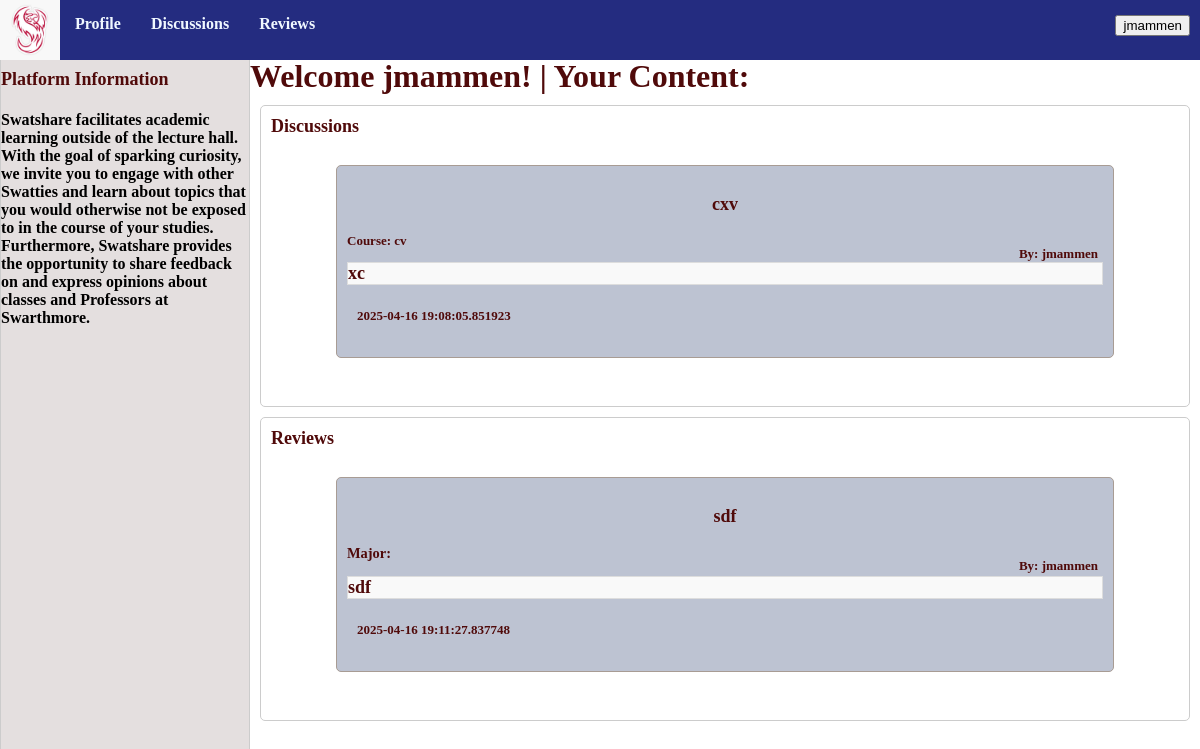
The page /home (signed in) on the database as committed earlier.
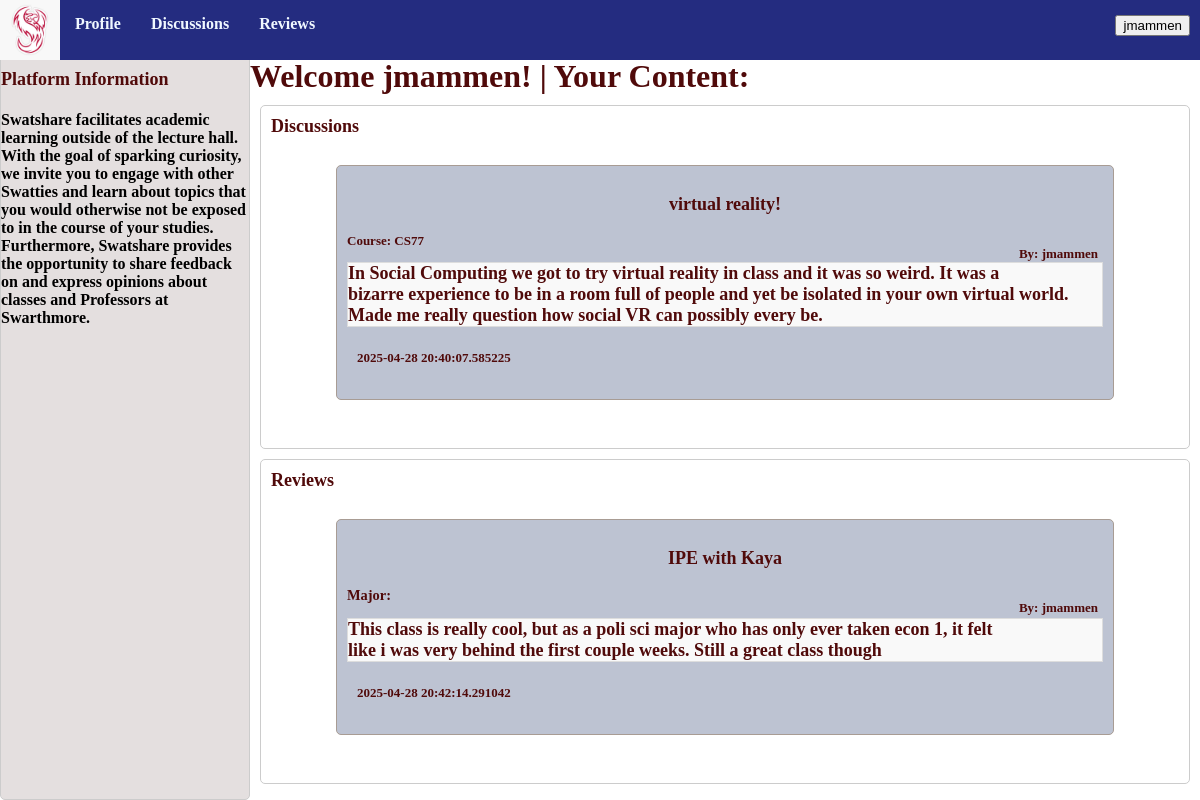
The same page on the database as committed later.
### models.py (models this page shows, shortened)
class Discussion(db.Model):
    id = db.Column(db.Integer, primary_key=True)
    title = db.Column(db.String(255), nullable=False)
    content = db.Column(db.Text, nullable=False)
    created_at = db.Column(db.DateTime, default=db.func.current_timestamp())
    course = db.Column(db.Text)
    author = db.Column(db.Text, nullable=False)
    comments = db.relationship('Comment', backref='discussion', cascade="all, delete-orphan", lazy=True)
    up_votes = db.Column(db.Integer, default = 0)

class Review(db.Model):
    id = db.Column(db.Integer, primary_key=True)
    title = db.Column(db.String(255), nullable=False)
    content = db.Column(db.Text, nullable=False)
    created_at = db.Column(db.DateTime, default=db.func.current_timestamp())
    rating = db.Column(db.Integer, nullable=False)
    author = db.Column(db.Text, nullable=False)
    comments = db.relationship('Comment', backref='review', cascade="all, delete-orphan", lazy=True)
    major = db.Column(db.Text, nullable=False)

### app.py (the view)
@app.route('/home') #code for our home page that allows users to select discussions and reviews tab
def home():
    discussions=db.session.query(Discussion).filter_by(author=session["username"]).all()
    reviews=db.session.query(Review).filter_by(author=session["username"]).all()
    discussion_data=[]
    review_data=[]
    for discussion in discussions:
        discussion_data.append({
            'id': discussion.id,
            'title': discussion.title,
            'author': discussion.author,
            'created_at': discussion.created_at,
            'content': discussion.content,
            'course': discussion.course,
            'up_votes': discussion.up_votes,
        })
    for review in reviews:
        review_data.append({
            'id': review.id,
            'title': review.title,
            'author': review.author,
            'created_at': review.created_at,
            'content': review.content,
            'rating': review.rating,
        })
    return render_template('home.html', discussions=discussion_data, reviews=review_data)

### templates/home.html (shortened to what this page needs)
{% extends "base.html" %}
{%block head%}
{{ super() }}
{% endblock %}
{%block content %}
<div class="container">
    <div class="sidebar">
        <br>
        <p1 style="text-align:center;">Platform Information</p1>
        <h4>Swatshare facilitates academic learning outside of the lecture hall. With the goal of sparking curiosity, we invite you to engage with other Swatties and learn about topics that you would otherwise not be exposed to in the course of your studies. Furthermore, Swatshare provides the opportunity to share feedback on and express opinions about classes and Professors at Swarthmore.
            </h4>
        <br>
    </div>
    <div class="space">
        <br>
        <p2> Welcome {{ session.username}}! | Your Content:</p2>
        <div class="list-group">
            <p class="section-title">Discussions</p>
            {% for discussion in discussions %}
            <a href="{{ url_for('dis_posts', discussion_id=discussion.id) }}" class="list-group-item">
                <div class="whereithappens">
                    <div id="header">
                        <p id="title">{{discussion.title}}</p>
                        <p id="author">By: {{discussion.author}}</p>
                        <p id="course">Course: {{discussion.course}}</p>
                    </div>
                    <p id="content">{{discussion.content}}</p>
                    <div id="information">
                        <p id="created_at">{{discussion.created_at}}</p>
                    </div>
                </div>
            </a>
            {% endfor %}
        </div>
        <div class="list-group">
            <p class="section-title">Reviews</p>
            {% for review in reviews %}
            <a href="{{ url_for('rev_posts', review_id=review.id) }}" class="list-group-item">
                <div class="whereithappens">
                    <div id="header">
                        <p id="title">{{review.title}}</p1>
                        <p id="author">By: {{review.author}}</p>
                        <p id="major">Major: {{review.major}}</p>
                    </div>
                    <p id="content">{{review.content}}</p>
                    <div id="information">
                        <p id="created_at">{{review.created_at}}</p>
                    </div>
                </div>
            </a>
            {% endfor %}
        </div>
    </div>
</div>
{%endblock%}

Rows that differ between the two databases and show on the page:
removed Discussion: title "cxv", author "jmammen", course "cv", content "xc", created_at "2025-04-16 19:08:05.851923"
removed Review: title "sdf", author "jmammen", content "sdf", created_at "2025-04-16 19:11:27.837748"
now on this page (row edited): Discussion: title "virtual reality!", author "jmammen", course "CS77", content "In Social Computing we got to try virtual reality in class and it was so weird. It was a bizarre experience to be in a room full of people and yet be isolated in your own virtual world. Made me really question how social VR can possibly every be.", created_at "2025-04-28 20:40:07.585225"
now on this page (row edited): Review: title "IPE with Kaya", author "jmammen", content "This class is really cool, but as a poli sci major who has only ever taken econ 1, it felt like i was very behind the first couple weeks. Still a great class though", created_at "2025-04-28 20:42:14.291042"
